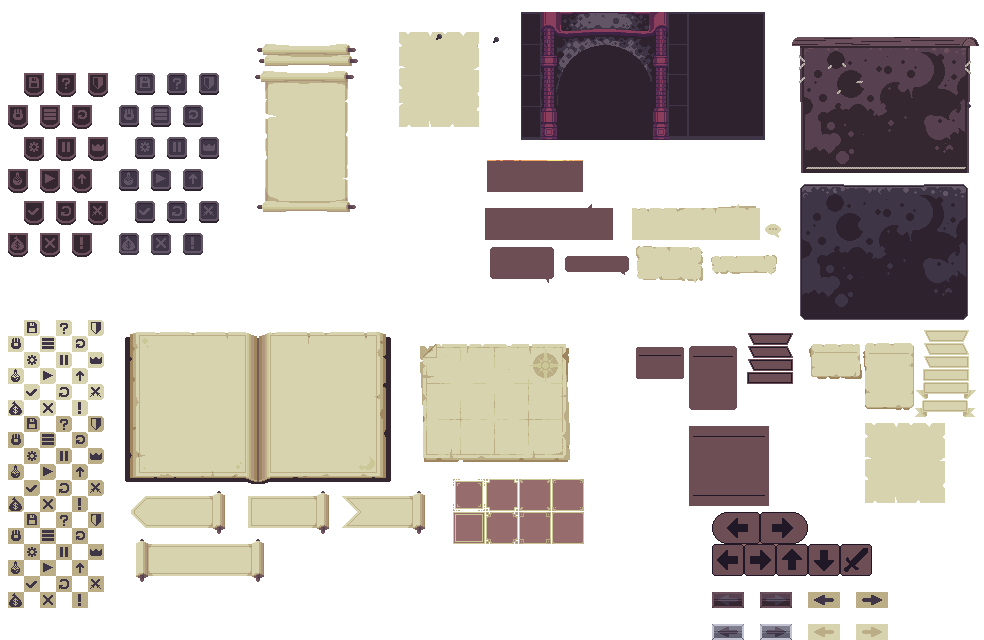
#> input picture godot-game/assets/ui_rpg/ui.png, 984 x 640 px
$ python build_ui_atlas.py
#> lines starting #> are read from the running program, lines starting #| are printed output that depends on the picture
"""Offline, deterministic UI atlas build. Run from the current project checkout.
No source assets are modified. Requires Pillow (already available on this machine).
"""
from pathlib import Path
from PIL import Image
import hashlib, json, math
ROOT=Path(__file__).resolve().parents[2]
OUT=ROOT/'godot-game/assets/ui_rpg/atlas'
CUTS={
    'scroll':([254,69,104,145],3,[26,18,22,16]),
    'paper':([396,31,86,99],3,[14,14,14,14]),
    'strip':([632,204,128,36],3,[10,5,10,5]),
    'button':([636,246,67,37],3,[8,6,8,6]),
    'book':([125,332,266,152],4,None),
    'arrow_left':([808,592,32,16],2,None),
    'arrow_right':([856,592,32,16],2,None),
}

def main():
    sources=[]
    for key,(region,scale,margins) in CUTS.items():
        sources.append(dict(id='ui.'+key,source='godot-game/assets/ui_rpg/ui.png',crop=region,scale=scale,nine_patch=[n*scale for n in margins] if margins else None))
    sources.append(dict(id='hud.toolbar',source='godot-game/assets/ui_rpg/battle_hud/toolbar.png',scale=1,nine_patch=[24,18,24,18]))
    for name in ('banner','gear','helmet','laurels','legion_flag','scroll'):
        sources.append(dict(id='icon.'+name,source=f'godot-game/assets/ui_roman/{name}.png',scale=1,nine_patch=None))
    images={};originals={};metadata={}
    for row in sources:
        with Image.open(ROOT/row['source']) as f:im=f.convert('RGBA')
#> f is the input picture: PIL image 984x640 RGBA; mean R, G, B, A 62, 55.9, 50.9, 106.2
        if 'crop' in row:
            x,y,w,h=row['crop'];assert 0<=x and 0<=y and x+w<=im.width and y+h<=im.height
            im=im.crop((x,y,x+w,y+h))
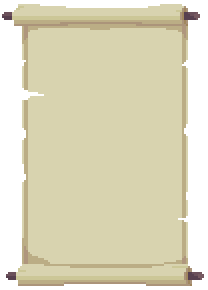
#> im: PIL image 104x145 RGBA (shown 2 times larger); mean R, G, B, A 170.2, 164.8, 135.8, 196.8; transparent parts drawn white
        scale=row['scale'];im=im.resize((im.width*scale,im.height*scale),Image.Resampling.NEAREST)
        digest=hashlib.sha256(str(im.size).encode()+im.tobytes()).hexdigest()
        images[digest]=im;originals[row['id']]=im
        metadata[row['id']]={**row,'pixel_key':digest,'source_size':list(im.size),'trim_offset':[0,0],'rotation':False}
    # Shelf packing, 2-pixel transparent gutters. Pixel-art nearest filtering only.
    width=2048;pad=2;x=y=pad;row_h=0;regions={};used_w=0
    for key in sorted(images,key=lambda k:(-images[k].height,-images[k].width,k)):
        im=images[key];assert im.width+pad*2<=width
        if x+im.width+pad>width:x=pad;y+=row_h+pad*2;row_h=0
        regions[key]=[x,y,im.width,im.height]
        x+=im.width+pad*2;row_h=max(row_h,im.height);used_w=max(used_w,x)
    height=2**math.ceil(math.log2(y+row_h+pad));assert height<=4096
    atlas=Image.new('RGBA',(width,height))
    for key,im in images.items():atlas.paste(im,regions[key][:2])
    for key,row in metadata.items():
        x,y,w,h=regions[row.pop('pixel_key')];row['region']=[x,y,w,h];row['page']='ui-atlas.png'
        assert atlas.crop((x,y,x+w,y+h)).tobytes()==originals[key].tobytes(),key
    # Distinct image regions must not overlap; aliases deliberately share a region.
    boxes=list(regions.values())
    for i,(x,y,w,h) in enumerate(boxes):
        assert x>=pad and y>=pad and x+w+pad<=width and y+h+pad<=height
        for a,b,c,d in boxes[i+1:]:assert x+w<=a or a+c<=x or y+h<=b or b+d<=y
    atlas.save(OUT/'ui-atlas.png')
    manifest={'canvas':[width,height],'filter':'nearest','mipmaps':False,'padding':pad,'extrusion':0,'rotation':False,'trim':False,'rgba8_MiB':width*height*4/1048576,'assets':metadata}
    (OUT/'ui-atlas.json').write_text(json.dumps(manifest,ensure_ascii=False,indent=2),encoding='utf-8')
    (OUT/'ui-asset-inputs.json').write_text(json.dumps(sources,ensure_ascii=False,indent=2),encoding='utf-8')
    (OUT/'packing-validation.json').write_text(json.dumps({'asset_count':len(metadata),'unique_images':len(images),'overlap_check':True,'rgba_roundtrip_exact':True,'source_assets_modified':False},indent=2))
    print(f'Built {width}x{height}, {len(metadata)} named assets, {len(images)} unique pixel images, all regions verified.')

#> (the run stopped early here; a loop or call above may not have finished)
